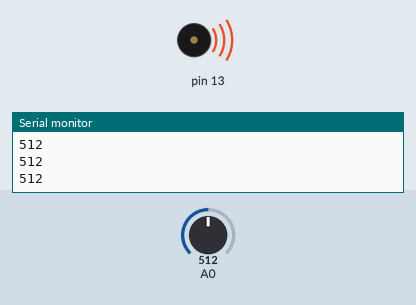
The sketch below on a simulated Arduino Uno, built with avr-gcc and run on an emulated ATmega328P. Shown: buzzer (waves = sounding), the last lines printed to the serial monitor. The test bench sets the inputs (shaded band); at power-on: A0 = 512.

Above: at 1.2 s.
1.3 s: A0 set to 0
At 2.1 s:
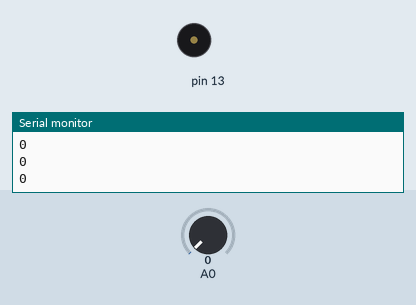
2.8 s: A0 set to 122
At 3.2 s:
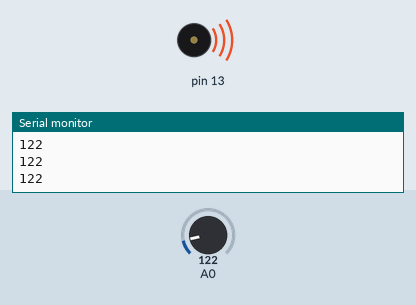
Timing chart, 0 to 5.8 s (numbered marks = the images above; inputs shaded):
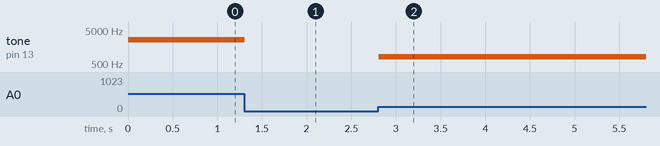

Measured:
- after the input at 1.3 s, tone on pin 13: 2627 Hz → silent at once
- after the input at 2.8 s, tone on pin 13: silent → 816 Hz at once

The sketch:

Code.ino
```cpp
void setup()
{
  Serial.begin(115200);
  pinMode(13, OUTPUT);
}

void loop()
{
  int sensorReading = analogRead(A0);

  Serial.println(sensorReading);

  int outputPitch = map(sensorReading,0,1023,250,5000);
  if (sensorReading != 0){
    tone(13,outputPitch);
  }
  else{
    noTone(13);
  }
  delay(10);
}
   
```
